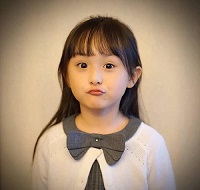
//> input picture Opencv_task81-100/photo/1.jpg, 200 x 190 px, given in place of color_object.mp4, which was not available
$ ./085视频分析_KLT光流跟踪_02   (built with g++ and OpenCV 4)
//> lines starting //> are read from the running program, lines starting //| are printed output that depends on the picture; pictures that were not available may be replaced by others from this repository, and a replacement may not be noted
#include <opencv2/opencv.hpp>
#include <iostream>

using namespace cv;
using namespace std;
void draw_goodFeatures(Mat &image, vector<Point2f> goodFeatures);
void draw_lines(Mat &image, vector<Point2f> pt1, vector<Point2f> pt2);
vector<Point2f> featurePoints;
vector<Scalar> color_lut;
RNG rng(5000);
int main(int argc, char** argv) {
	VideoCapture capture;
	capture.open("photo/color_object.mp4");

	double qualityLevel = 0.01;
	int minDistance = 10;
	int blockSize = 3;
	bool useHarrisDetector = false;
	double k = 0.04;
	int maxCorners = 5000;
	Mat frame, gray;
	vector<Point2f> pts[2];
	vector<Point2f> initPoints;
	vector<uchar> status;
	vector<float> err;
	TermCriteria criteria = TermCriteria(TermCriteria::COUNT + TermCriteria::EPS, 30, 0.01);
	double derivlambda = 0.5;
	int flags = 0;

	// detect first frame and find corners in it
	Mat old_frame, old_gray;
	capture.read(old_frame);
//> old_frame is the input picture: 190 rows x 200 cols, CV_8UC3; mean B, G, R 119.6, 143.7, 168.3
	cvtColor(old_frame, old_gray, COLOR_BGR2GRAY);
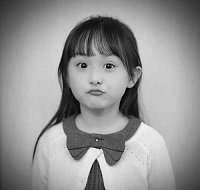
//> old_gray: 190 rows x 200 cols, CV_8UC1; min 1, max 245, mean 148.3
	goodFeaturesToTrack(old_gray, featurePoints, maxCorners, qualityLevel, minDistance, Mat(), blockSize, useHarrisDetector, k);
//> featurePoints = 55 Points (x, y), first 12: [96, 159], [96, 140], [127, 88], [101, 149], [107, 67], [82, 66], [61, 123], [140, 66], [142, 123], [98, 82], [88, 55], [90, 148]
	initPoints.insert(initPoints.end(), featurePoints.begin(), featurePoints.end());
//> initPoints has the same summary as featurePoints
	pts[0].insert(pts[0].end(), featurePoints.begin(), featurePoints.end());
//> pts = 2 items
	int width = capture.get(CAP_PROP_FRAME_WIDTH);
	int height = capture.get(CAP_PROP_FRAME_HEIGHT);
	VideoWriter writer("D:/test.mp4", VideoWriter::fourcc('D', 'I', 'V', 'X'), 10, Size(width * 2, height), true);
	Mat result = Mat::zeros(Size(width * 2, height), CV_8UC3);
	Rect roi(0, 0, width, height);
	while (true) {
		bool ret = capture.read(frame);
		if (!ret) break;
		imshow("frame", frame);
		roi.x = 0;
		frame.copyTo(result(roi));
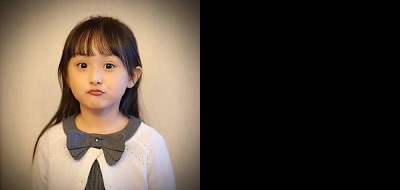
//> result: 190 rows x 400 cols, CV_8UC3; mean B, G, R 59.8, 71.8, 84.1
		cvtColor(frame, gray, COLOR_BGR2GRAY);

		// calculate optical flow
		calcOpticalFlowPyrLK(old_gray, gray, pts[0], pts[1], status, err, Size(31, 31), 3, criteria, derivlambda, flags);
//> status = 55 values from 1 to 1
		size_t i, k;
		for (i = k = 0; i < pts[1].size(); i++)
		{
			// 距离与状态测量
			double dist = abs(pts[0][i].x - pts[1][i].x) + abs(pts[0][i].y - pts[1][i].y);
			if (status[i] && dist > 2) {
				pts[0][k] = pts[0][i];
				initPoints[k] = initPoints[i];
				pts[1][k++] = pts[1][i];
				circle(frame, pts[1][i], 3, Scalar(0, 255, 0), -1, 8);
			}
		}
//> this loop made 55 passes
		// resize 有用特征点
		pts[1].resize(k);
		pts[0].resize(k);
		initPoints.resize(k);
		// 绘制跟踪轨迹
		draw_lines(frame, initPoints, pts[1]);
		imshow("result", frame);
		roi.x = width;
		frame.copyTo(result(roi));
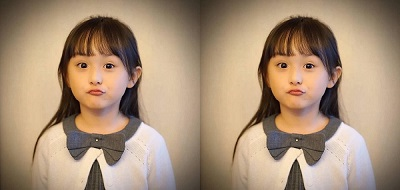
//> result: 190 rows x 400 cols, CV_8UC3; mean B, G, R 119.6, 143.7, 168.3
		char c = waitKey(50);
//> the Esc key is pressed
		if (c == 27) {
			break;
		}

		// update old
		std::swap(pts[1], pts[0]);
		cv::swap(old_gray, gray);

		// need to re-init
		if (initPoints.size() < 40) {
			goodFeaturesToTrack(old_gray, featurePoints, maxCorners, qualityLevel, minDistance, Mat(), blockSize, useHarrisDetector, k);
			initPoints.insert(initPoints.end(), featurePoints.begin(), featurePoints.end());
			pts[0].insert(pts[0].end(), featurePoints.begin(), featurePoints.end());
			//总特征点
			printf("total feature points : %d\n", pts[0].size());
		}
		writer.write(result);
	}
//> after the loop, err = 55 values from 0 to 0
	return 0;
}

void draw_goodFeatures(Mat &image, vector<Point2f> goodFeatures) {
	for (size_t t = 0; t < goodFeatures.size(); t++) {
		circle(image, goodFeatures[t], 2, Scalar(0, 255, 0), 2, 8, 0);
	}
}

void draw_lines(Mat &image, vector<Point2f> pt1, vector<Point2f> pt2) {
	if (color_lut.size() < pt1.size()) {
		for (size_t t = 0; t < pt1.size(); t++) {
			color_lut.push_back(Scalar(rng.uniform(0, 255), rng.uniform(0, 255), rng.uniform(0, 255)));
		}
	}
	for (size_t t = 0; t < pt1.size(); t++) {
		line(image, pt1[t], pt2[t], color_lut[t], 2, 8, 0);
	}
}

$ run again, on Opencv_task81-100/photo/ce_02.jpg
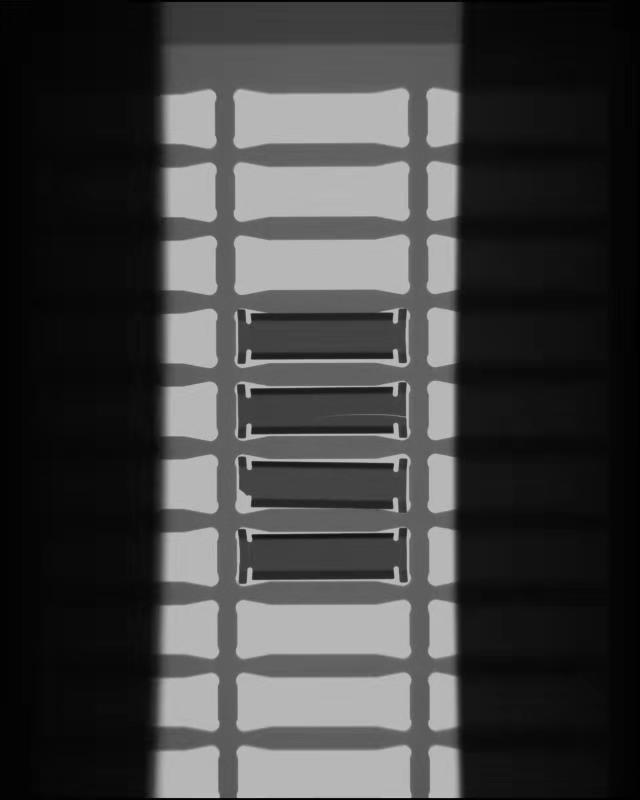
//> input picture Opencv_task81-100/photo/ce_02.jpg, 640 x 800 px, given in place of color_object.mp4, which was not available
//> old_frame is the input picture: 800 rows x 640 cols, CV_8UC3; min 0, max 201, mean 63.9
//> featurePoints = 189 Points (x, y), first 12: [252, 535], [392, 534], [251, 389], [252, 462], [392, 464], [251, 314], [252, 433], [251, 358], [392, 432], [392, 357], [392, 387], [392, 313]
//> initPoints has the same summary as featurePoints
//> pts = 2 items
//> `frame.copyTo(result(roi));`:
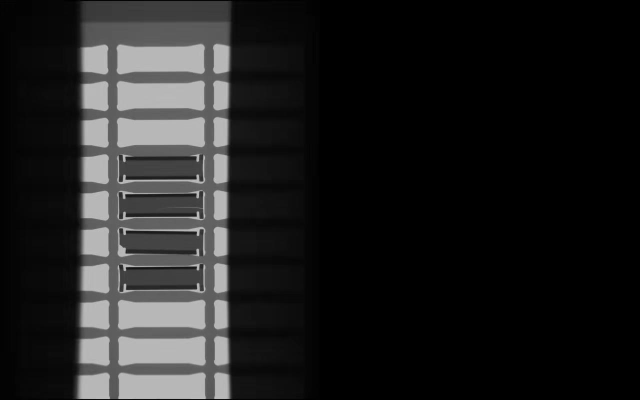
//> result: 800 rows x 1280 cols, CV_8UC3 (shown at 1/2 size); min 0, max 201, mean 32
//> status = 189 values from 1 to 1
//> `frame.copyTo(result(roi));`:
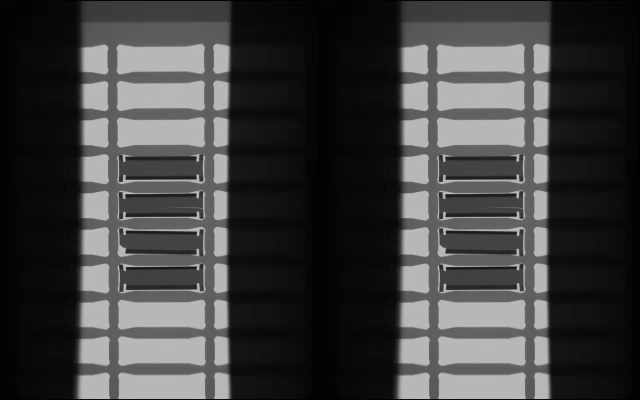
//> result: 800 rows x 1280 cols, CV_8UC3 (shown at 1/2 size); min 0, max 201, mean 63.9
//> after the loop `while (true)`: err = 189 values from 0 to 0

$ run again, on Opencv_task81-100/photo/fruit.jpg
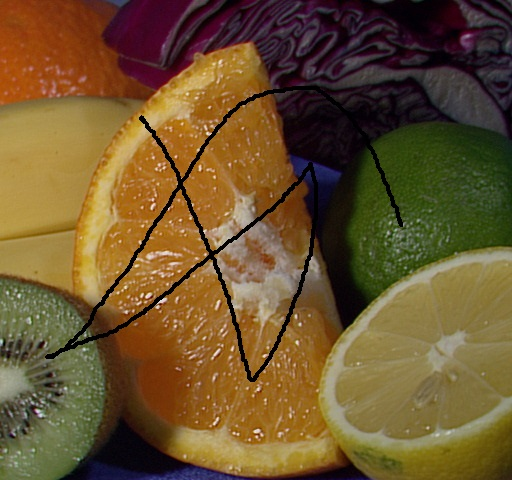
//> input picture Opencv_task81-100/photo/fruit.jpg, 512 x 480 px, given in place of color_object.mp4, which was not available
//> old_frame is the input picture: 480 rows x 512 cols, CV_8UC3; mean B, G, R 45.4, 83.5, 108
//> `cvtColor(old_frame, old_gray, COLOR_BGR2GRAY);`:
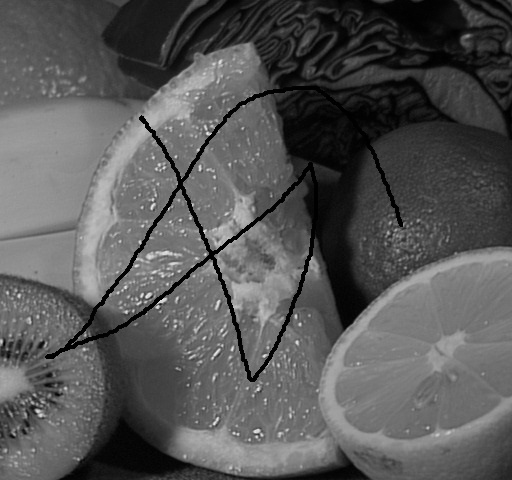
//> old_gray: 480 rows x 512 cols, CV_8UC1; min 0, max 240, mean 86.5
//> featurePoints = 682 Points (x, y), first 12: [146, 297], [144, 124], [210, 133], [180, 190], [158, 306], [140, 243], [36, 410], [126, 312], [204, 230], [151, 133], [256, 436], [218, 417]
//> initPoints has the same summary as featurePoints
//> pts = 2 items
//> status = 682 values from 1 to 1
//> `frame.copyTo(result(roi));`:
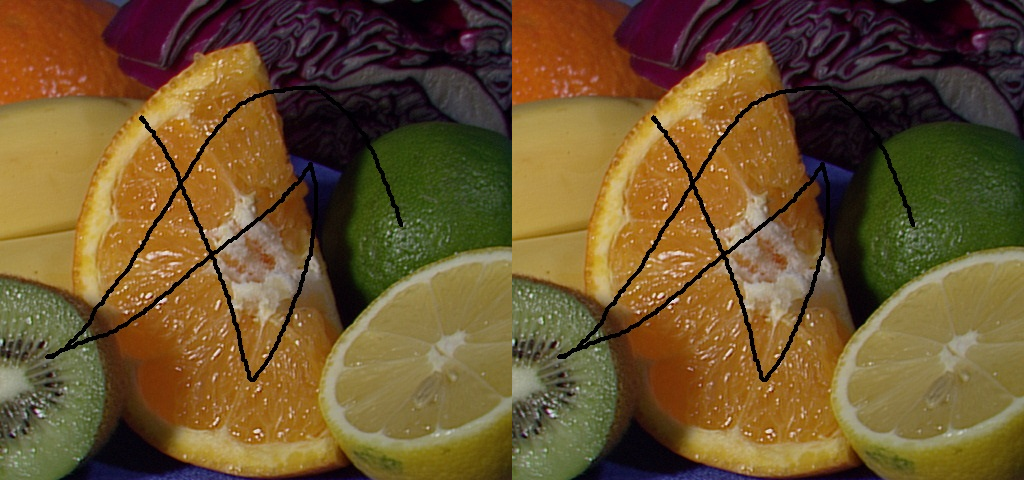
//> result: 480 rows x 1024 cols, CV_8UC3; mean B, G, R 45.4, 83.5, 108
//> after the loop `while (true)`: err = 682 values from 0 to 0
